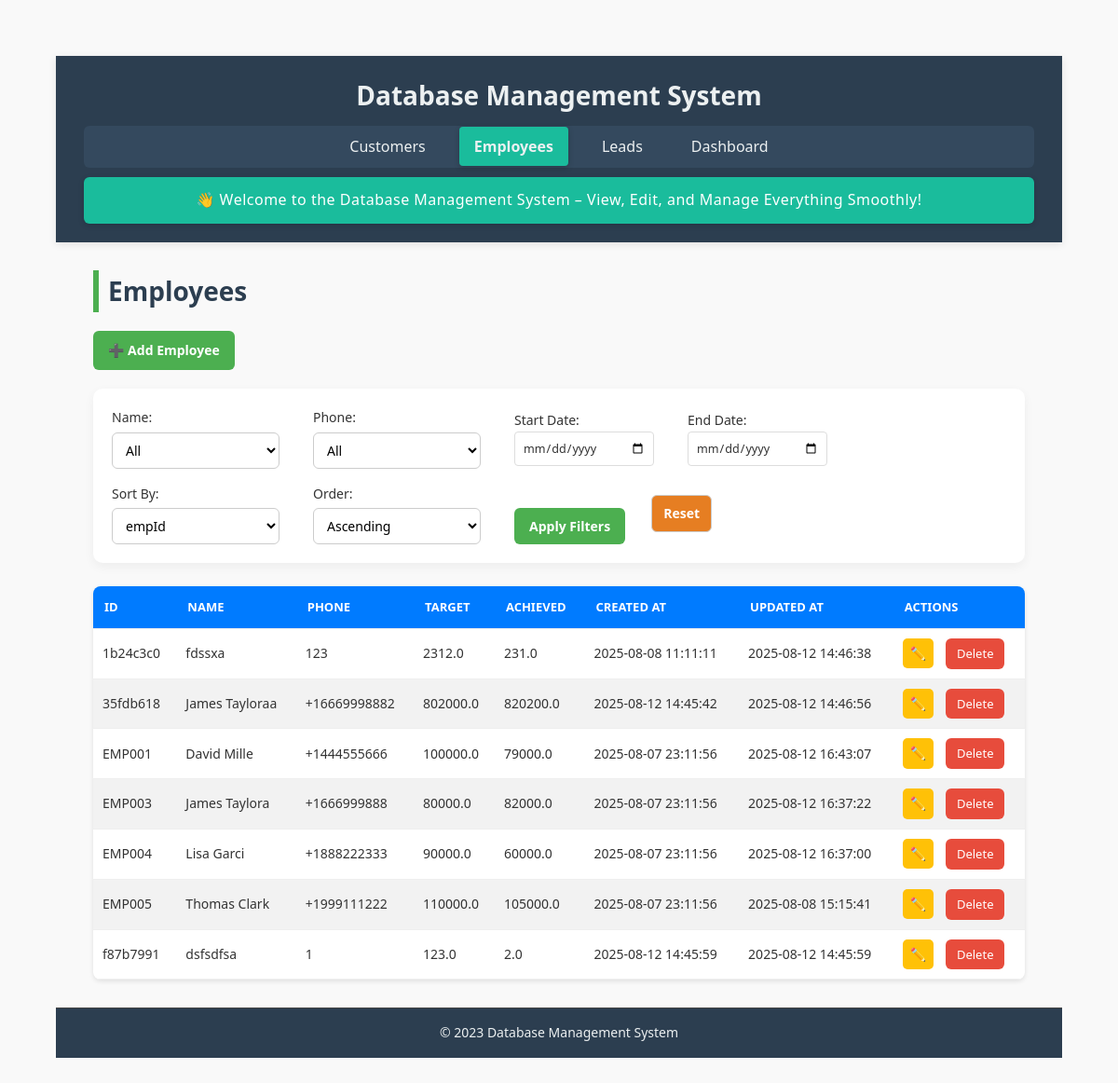
Page /employees on the earlier database version.
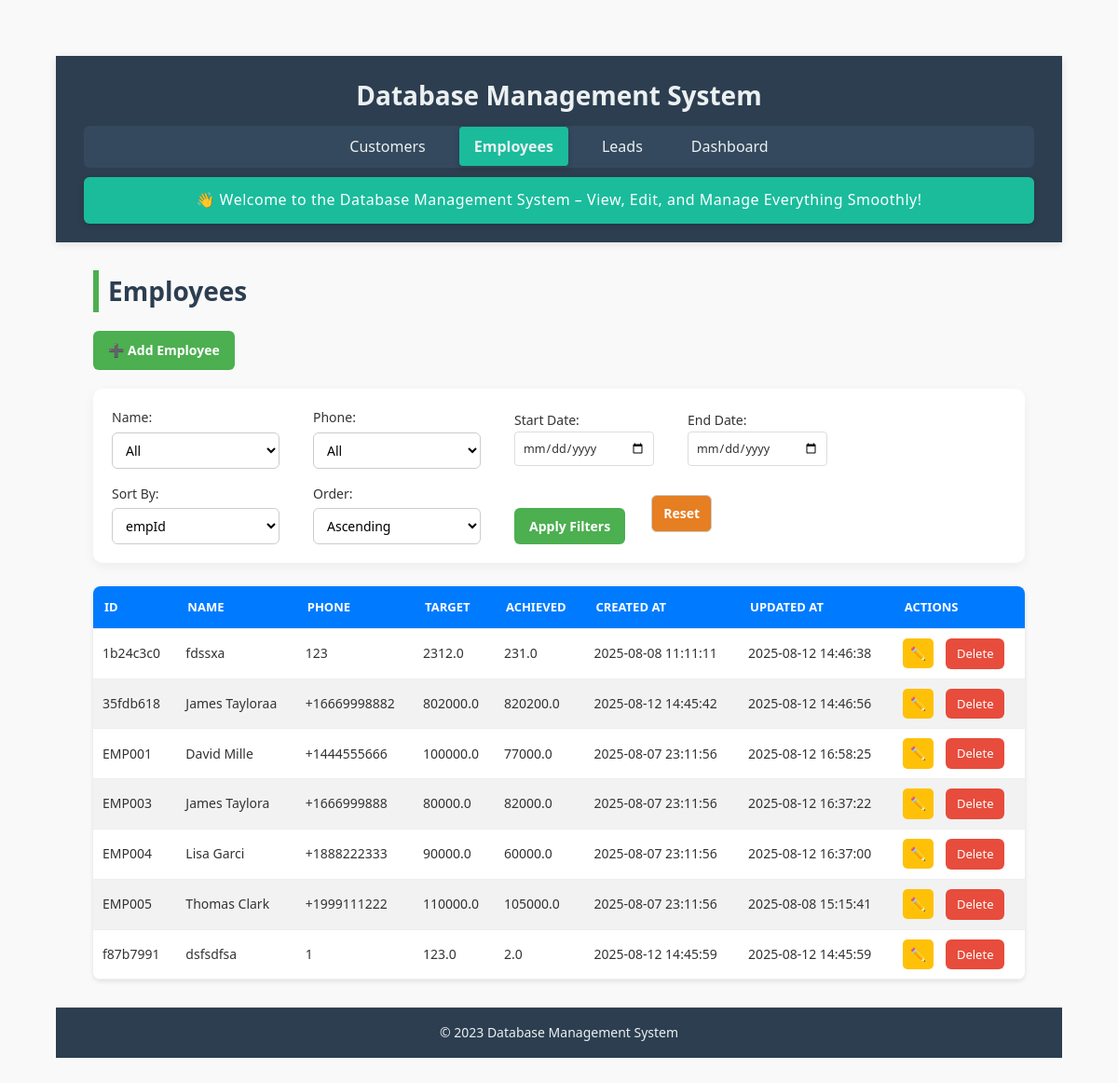
Same page on the later database version.
### tables this page shows
CREATE TABLE employees (
    empId TEXT PRIMARY KEY,
    empName TEXT NOT NULL,
    phoneNo TEXT,
    targetAmount REAL NOT NULL CHECK (targetAmount >= 0),
    achievedAmount REAL NOT NULL CHECK (achievedAmount >= 0),
    createdAt TEXT DEFAULT CURRENT_TIMESTAMP,
    updatedAt TEXT DEFAULT CURRENT_TIMESTAMP
);

### app.py (the view)
@app.route('/employees')
def employees():
    filters = {
        'empName': request.args.get('empName', ''),
        'phoneNo': request.args.get('phoneNo', ''),
        'start_date': request.args.get('start_date', ''),
        'end_date': request.args.get('end_date', '')
    }
    sort_by = request.args.get('sort_by', 'empId')
    sort_order = request.args.get('sort_order', 'asc')
    query = "SELECT * FROM employees WHERE 1=1"
    params = []
    for col in ['empName', 'phoneNo']:
        val = filters[col]
        if val:
            query += f" AND {col} = ?"
            params.append(val)
    if filters['start_date']:
        query += " AND DATE(createdAt) >= ?"
        params.append(filters['start_date'])
    if filters['end_date']:
        query += " AND DATE(createdAt) <= ?"
        params.append(filters['end_date'])
    query += f" ORDER BY {sort_by} {sort_order.upper()}"
    with closing(get_db_connection()) as conn:
        with closing(conn.cursor()) as cursor:
            cursor.execute(query, params)
            employees = cursor.fetchall()
            column_values = {
                'empName': [row['empName'] for row in conn.execute("SELECT DISTINCT empName FROM employees")],
                'phoneNo': [row['phoneNo'] for row in conn.execute("SELECT DISTINCT phoneNo FROM employees")]
            }
    return render_template('employees.html',
                         employees=employees,
                         filters=filters,
                         sort_by=sort_by,
                         sort_order=sort_order,
                         column_values=column_values)

### app.py (called while the page is built)
def get_db_connection():
    conn = sqlite3.connect(DATABASE, timeout=10)
    conn.row_factory = sqlite3.Row
    conn.execute("PRAGMA journal_mode=WAL")
    return conn

### templates/employees.html (shortened to what this page needs)
{% extends "base.html" %}
{% block content %}
<h2>Employees</h2>
<div class="button-group">
    <a href="{{ url_for('add_employee') }}" class="btn">➕ Add Employee</a>
</div>
<form method="GET" action="{{ url_for('employees') }}" class="filter-form">
    <label>Name:
        <select name="empName">
            <option value="">All</option>
        </select>
    </label>
    <label>Phone:
        <select name="phoneNo">
            <option value="">All</option>
        </select>
    </label>
    <label>Start Date:
        <input type="date" name="start_date" value="{{ filters.start_date }}">
    </label>
    <label>End Date:
        <input type="date" name="end_date" value="{{ filters.end_date }}">
    </label>
    <label>Sort By:
        <select name="sort_by">
            {% for col in ['empId', 'empName', 'targetAmount', 'achievedAmount', 'createdAt', 'updatedAt'] %}
            <option value="{{ col }}" {% if sort_by == col %}selected{% endif %}>{{ col }}</option>
            {% endfor %}
        </select>
    </label>
    <label>Order:
        <select name="sort_order">
            <option value="asc" {% if sort_order == 'asc' %}selected{% endif %}>Ascending</option>
        </select>
    </label>
    <button type="submit" class="btn">Apply Filters</button>
    <a href="{{ url_for('employees') }}" class="btn danger">Reset</a>
</form>
<table>
    <thead>
        <tr>
            <th>ID</th>
            <th>Name</th>
            <th>Phone</th>
            <th>Target</th>
            <th>Achieved</th>
            <th>Created At</th>
            <th>Updated At</th>
            <th>Actions</th>
        </tr>
    </thead>
    <tbody>
        {% for employee in employees %}
        <tr>
            <td>{{ employee.empId }}</td>
            <td>{{ employee.empName }}</td>
            <td>{{ employee.phoneNo or '' }}</td>
            <td>{{ employee.targetAmount }}</td>
            <td>{{ employee.achievedAmount }}</td>
            <td>{{ employee.createdAt }}</td>
            <td>{{ employee.updatedAt }}</td>
            <td>
                <a href="{{ url_for('edit_employee', emp_id=employee.empId) }}" class="btn small">✏️</a>
                <a href="{{ url_for('delete_employee', emp_id=employee.empId) }}" class="btn-delete"
                   onclick="return confirm('Delete this employee?')">Delete</a>
            </td>
        </tr>
        {% endfor %}
    </tbody>
</table>
{% endblock %}

Differences in the rows shown:
changed employees "EMP001": achievedAmount "79000.0" → "77000.0"; updatedAt "2025-08-12 16:43:07" → "2025-08-12 16:58:25"
